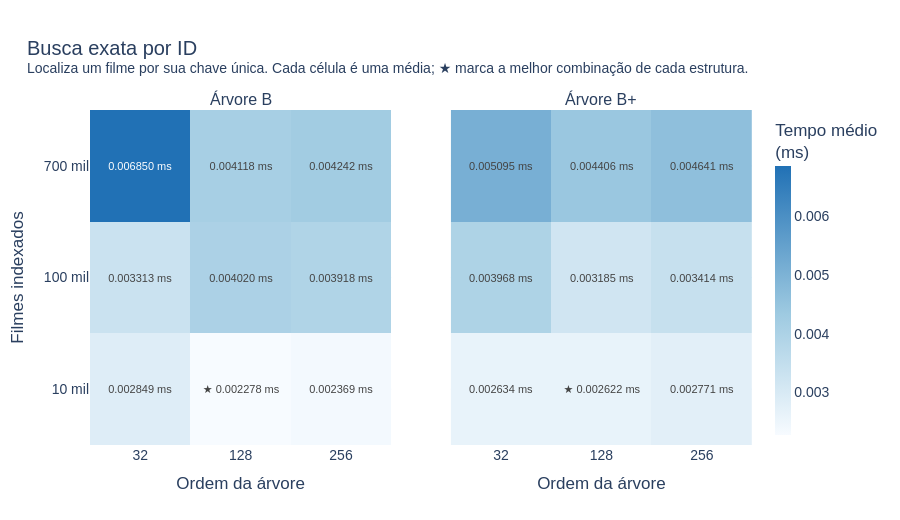

Notebook cell for this chart:
### Markdown cell above
### Busca por ID

Mede a localização exata de um filme por sua chave identificadora. Observe como o aumento do catálogo e da ordem altera o caminho de busca em cada estrutura.

### Code cell
figures["01_search_by_id"].show()

### Figure 1 — Plotly figure (JSON) as saved in the notebook; plotly's stock layout.template omitted (floating-point values rounded to 4 significant figures)
{"data": [{"coloraxis": "coloraxis", "hovertemplate": "B-tree<br>Ordem: %{x}<br>Filmes: %{y}<br>Tempo médio: %{z:.6f} ms<extra></extra>", "showscale": false, "text": [["0.002849 ms", "★ 0.002278 ms", "0.002369 ms"], ["0.003313 ms", "0.004020 ms", "0.003918 ms"], ["0.006850 ms", "0.004118 ms", "0.004242 ms"]], "texttemplate": "%{text}", "type": "heatmap", "x": ["32", "128", "256"], "xaxis": "x", "y": ["10 mil", "100 mil", "700 mil"], "yaxis": "y", "z": [[0.002849, 0.002278, 0.002369], [0.003313, 0.00402, 0.003918], [0.00685, 0.004118, 0.004242]]}, {"coloraxis": "coloraxis", "hovertemplate": "B+ tree<br>Ordem: %{x}<br>Filmes: %{y}<br>Tempo médio: %{z:.6f} ms<extra></extra>", "showscale": false, "text": [["0.002634 ms", "★ 0.002622 ms", "0.002771 ms"], ["0.003968 ms", "0.003185 ms", "0.003414 ms"], ["0.005095 ms", "0.004406 ms", "0.004641 ms"]], "texttemplate": "%{text}", "type": "heatmap", "x": ["32", "128", "256"], "xaxis": "x2", "y": ["10 mil", "100 mil", "700 mil"], "yaxis": "y2", "z": [[0.002634, 0.002622, 0.002771], [0.003968, 0.003185, 0.003414], [0.005095, 0.004406, 0.004641]]}], "layout": {"annotations": [{"font": {"size": 16}, "showarrow": false, "text": "Árvore B", "x": 0.2275, "xanchor": "center", "xref": "paper", "y": 1, "yanchor": "bottom", "yref": "paper"}, {"font": {"size": 16}, "showarrow": false, "text": "Árvore B+", "x": 0.7725, "xanchor": "center", "xref": "paper", "y": 1, "yanchor": "bottom", "yref": "paper"}], "coloraxis": {"colorbar": {"thickness": 16, "title": {"text": "Tempo médio<br>(ms)"}}, "colorscale": [[0, "#f7fbff"], [0.45, "#9ecae1"], [1, "#2171b5"]]}, "font": {"family": "Arial", "size": 14}, "height": 520, "margin": {"b": 75, "l": 90, "r": 110, "t": 110}, "title": {"text": "Busca exata por ID<br><sup>Localiza um filme por sua chave única. Cada célula é uma média; ★ marca a melhor combinação de cada estrutura.</sup>", "x": 0.03}, "xaxis": {"anchor": "y", "domain": [0, 0.455], "title": {"text": "Ordem da árvore"}, "type": "category"}, "xaxis2": {"anchor": "y2", "domain": [0.545, 1], "title": {"text": "Ordem da árvore"}, "type": "category"}, "yaxis": {"anchor": "x", "domain": [0, 1], "title": {"text": "Filmes indexados"}, "type": "category"}, "yaxis2": {"anchor": "x2", "domain": [0, 1], "matches": "y", "showticklabels": false}}}
